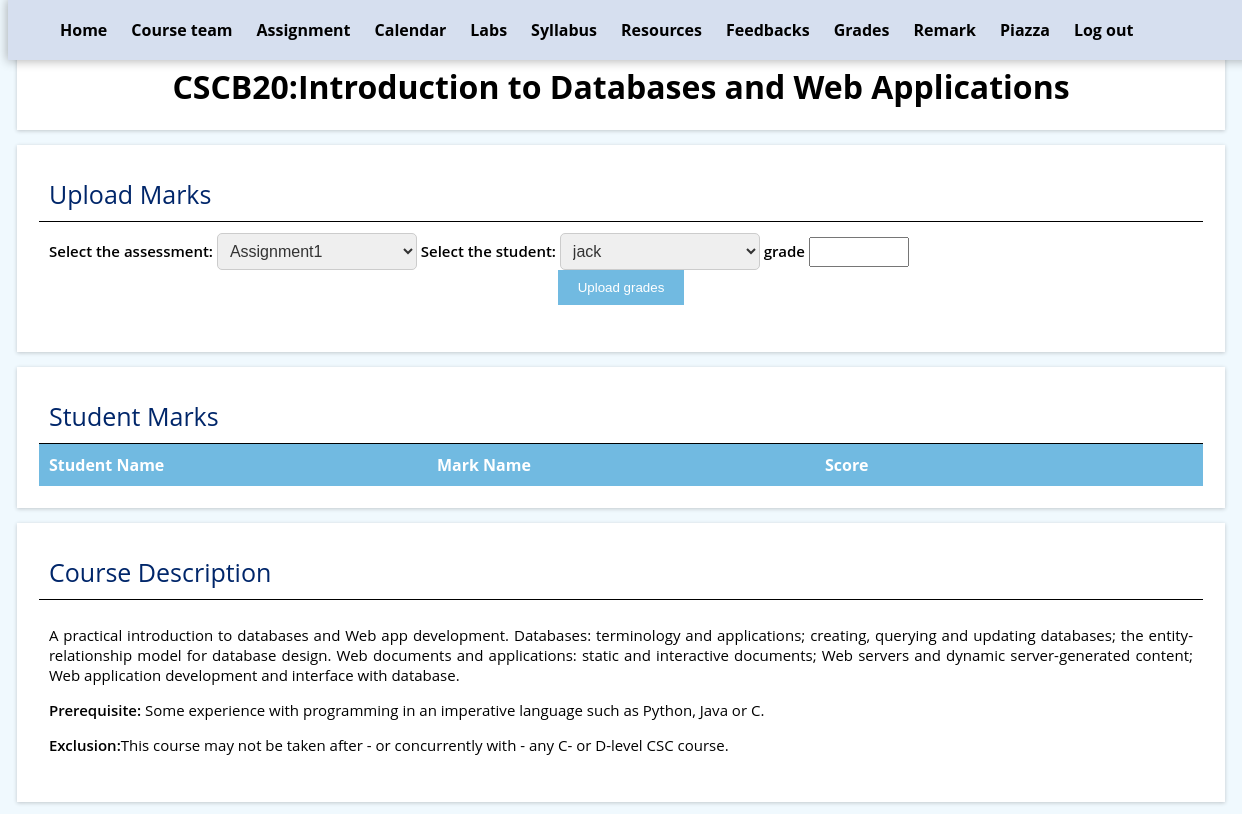
/mark (signed in, upper part), run on an earlier commit of the app's database.
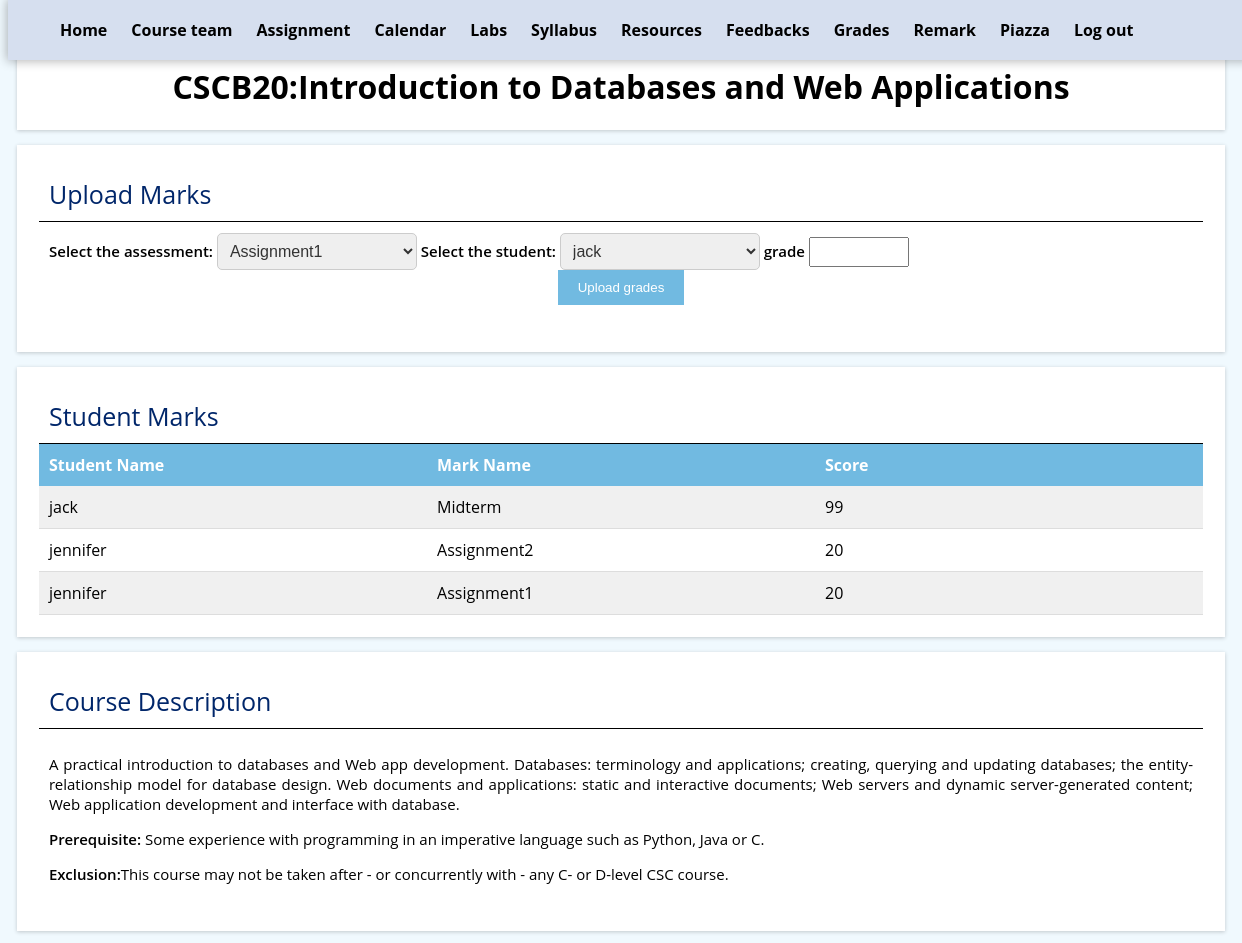
And on a later commit of the database.
### tables this page shows
CREATE TABLE "Mark" (
	"mark_id"	INTEGER NOT NULL,
	"name"	TEXT,
	"grade"	NUMERIC,
	"username"	TEXT NOT NULL,
	PRIMARY KEY("mark_id")
);

### app.py (the view, shortened to what this page needs)
@app.route('/mark')
def mark():
    if 'username' not in session:
        return redirect('/login')
    if session['admin']:
        if not request.args:
            db = get_db()
            db.row_factory = make_dict
            students = query_db('SELECT DISTINCT username FROM User WHERE admin = 0')
            marks = query_db('SELECT name,grade,username  FROM mark order by username,name desc')
            db.close()
            return render_template('uploadmark.html', students=students, marks=marks)

### app.py (called while the page is built)
def get_db():
    db = getattr(g, '_database', None)
    if db is None:
        db = g._database = sqlite3.connect(DATABASE)
    return db

def query_db(query, args=(), one=False):
    cur = get_db().execute(query, args)
    rv = cur.fetchall()
    return (rv[0] if rv else None) if one else rv

def make_dict(cursor, row):
    return dict((cursor.description[idx][0], value)
                for idx, value in enumerate(row))

@app.teardown_appcontext
def close_connection(exception):
    db = getattr(g, '_database', None)
    if db is not None:
        db.close()

### templates/uploadmark.html (shortened to what this page needs)
{% extends "base.html" %}
{% block content %}
<section class="section">
    <h2>Upload Marks</h2>
    <div class="info">
      <form>
        <span class="tag">Select the assessment:</span>
        <select name="name">
          <option value="Assignment1">Assignment1</option>
        </select>
        <span class="tag">Select the student:</span>
        <select name="username">
            {% for student in students %}
            <option value="{{ student.username }}">{{ student.username }}</option>
            {% endfor %}
          </select>
          <span class="tag">grade</span>
          <input id="grade" type="text" name="grade" style="width: 100px;height: 30px" maxlength="6" value="" oninput="validateGrade()" required>
          <br>
        <div class="button-container">
          <input type="submit" value="Upload grades">
        </div>
      </form>
    </div>
</section>
<section class="section">
    <h2>Student Marks</h2>
<div class="flex-table">
  <div class="flex-table-header">
    <div class="flex-table-cell">Student Name</div>
    <div class="flex-table-cell">Mark Name</div>
    <div class="flex-table-cell">Score</div>
  </div>
    {% for mark in marks %}
        <div class="flex-table-row">
        <div class="flex-table-cell">{{ mark.username }}</div>
        <div class="flex-table-cell">{{ mark.name }}</div>
        <div class="flex-table-cell">{{ mark.grade }}</div>
        </div>
    {% endfor %}
</div>
</section>
{% endblock %}

What changed in the data, as far as the page shows it:
added Mark: username "jack", name "Midterm", grade "99"
added Mark: username "jennifer", name "Assignment2", grade "20"
added Mark: username "jennifer", name "Assignment1", grade "20"
